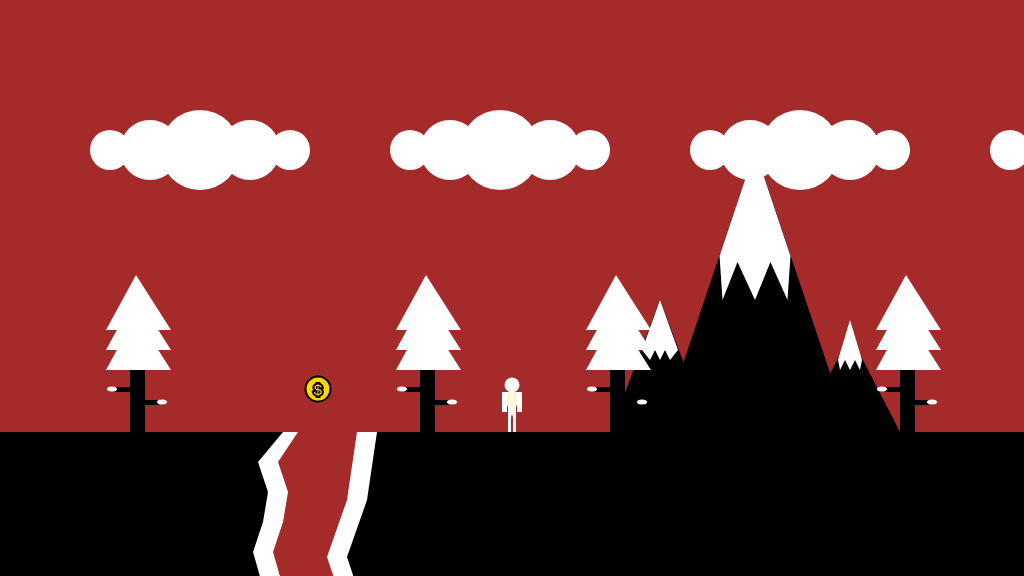
Frame 1 (no input)
Frame 60 (no input): identical to frame 1, image omitted
Frame 120 (the mouse pressed at the canvas centre since frame 60): identical to frame 1, image omitted

The p5.js sketch that drew this single still picture (run headless with seeded random() and noise() and a simulated clock; from frame 60 on, the mouse is pressed at the canvas centre):

// p5.js sketch
// ── sketch.js
/*

The Game Project

Week 4

Scrolling Background

*/


var gameChar_x;
var gameChar_y;
var floorPos_y;
var trees_x;
var treePos_y;
var cameraPosX;

var isLeft;
var isRight;
var isFalling;
var isPlummeting;

var collectable;
var canyon;
var cloud;
var mountain;

function setup()
{
	createCanvas(1024, 576);
	floorPos_y = height * 3/4;
	gameChar_x = width/2;
	gameChar_y = floorPos_y +10;
    trees_x = [130,420,610,900,1070];
    treePos_y = height/2;
    cameraPosX = 0

    isLeft = false
    isRight = false
    isFalling = false
    isPlummeting = false

    collectable = {x_pos: 265, y_pos: 72, size: 50, isFound: false}
    canyon = {x_pos: 0, width: 7}
    cloud = [0,300,600,900];
    mountain = {x_pos: 130, y_pos: 0, size: 20}
}

function draw()
{

	///////////DRAWING CODE//////////

    //Sky
    background(165,42,42); //Red color


	//Ground
    noStroke();
	fill(0);
	rect(0, floorPos_y, height*2, width - floorPos_y);


    //Position of the camera

    if(isLeft)
{
    cameraPosX -= 1
}
    else if (isRight)
{
    cameraPosX += 1
}

push()                                                                                                      //push is here
translate(-cameraPosX, 0)


        // Canyon

//Back shape (White)
fill(255,255,255);
noStroke();
beginShape();
vertex(200+canyon.x_pos-canyon.width+90,432);
vertex(175+canyon.x_pos-canyon.width+90,462);
vertex(185+canyon.x_pos-canyon.width+90,492);
vertex(180+canyon.x_pos-canyon.width+90,522);
vertex(170+canyon.x_pos-canyon.width+90,552);
vertex(180+canyon.x_pos-canyon.width+90,587);
vertex(310+canyon.x_pos+canyon.width+30,587);
vertex(320+canyon.x_pos+canyon.width+30,587);
vertex(310+canyon.x_pos+canyon.width+30,557);
vertex(330+canyon.x_pos+canyon.width+30,500);
vertex(340+canyon.x_pos+canyon.width+30,432);
vertex(370+canyon.x_pos+canyon.width+30,432);
endShape();

//Front shape (Red)
fill(165,42,42);
noStroke();
beginShape();
vertex(205+canyon.x_pos-canyon.width+100,432);
vertex(185+canyon.x_pos-canyon.width+100,462);
vertex(195+canyon.x_pos-canyon.width+100,492);
vertex(190+canyon.x_pos-canyon.width+100,522);
vertex(180+canyon.x_pos-canyon.width+100,552);
vertex(190+canyon.x_pos-canyon.width+100,587);
vertex(320+canyon.x_pos,587);
vertex(330+canyon.x_pos+canyon.width,587);
vertex(320+canyon.x_pos+canyon.width,557);
vertex(340+canyon.x_pos+canyon.width,500);
vertex(350+canyon.x_pos+canyon.width,432);
endShape();

        //Mountain

noStroke()
fill(0,0,0);

//left mountain
triangle(550+mountain.x_pos-mountain.size,300+mountain.y_pos,500+mountain.x_pos-mountain.size,432+mountain.y_pos,600+mountain.x_pos-mountain.size,432+mountain.y_pos);

//right mountain
triangle(700+mountain.x_pos+mountain.size,335+mountain.y_pos,650+mountain.x_pos+mountain.size,432+mountain.y_pos,750+mountain.x_pos+mountain.size,432+mountain.y_pos);

//middle mountain
triangle(550+mountain.x_pos-mountain.size,432+mountain.y_pos,625+mountain.x_pos,150+mountain.y_pos,700+mountain.x_pos+mountain.size,432+mountain.y_pos);


//middle triangle snow
    fill(255,255,255);
    beginShape();
    vertex(597+mountain.x_pos-(56/150)*mountain.size,256+mountain.y_pos);
    vertex(600+mountain.x_pos-(56/150)*mountain.size,300+mountain.y_pos);
    vertex(615+mountain.x_pos-(56/150)*mountain.size,262+mountain.y_pos);
    vertex(625+mountain.x_pos,300+mountain.y_pos);
    vertex(633+mountain.x_pos+(56/150)*mountain.size,262+mountain.y_pos);
    vertex(650+mountain.x_pos+(56/150)*mountain.size,300+mountain.y_pos);
    vertex(653+mountain.x_pos+(56/150)*mountain.size,256+mountain.y_pos);
    endShape();
    triangle(597+mountain.x_pos-(56/150)*mountain.size,256+mountain.y_pos,625+mountain.x_pos,150+mountain.y_pos,653+mountain.x_pos+(56/150)*mountain.size,256+mountain.y_pos);

//left triangle snow
    fill(255,255,255);
    beginShape();
    vertex(532+mountain.x_pos-mountain.size,350+mountain.y_pos);
    vertex(540+mountain.x_pos-mountain.size,360+mountain.y_pos);
    vertex(545+mountain.x_pos-mountain.size,350+mountain.y_pos);
    vertex(550+mountain.x_pos-mountain.size,360+mountain.y_pos);
    vertex(555+mountain.x_pos-mountain.size,350+mountain.y_pos);
    vertex(560+mountain.x_pos-mountain.size,360+mountain.y_pos);
    vertex(568+mountain.x_pos-mountain.size,350+mountain.y_pos);
    endShape();
    triangle(532+mountain.x_pos-mountain.size,350+mountain.y_pos,550+mountain.x_pos-mountain.size,300+mountain.y_pos,568+mountain.x_pos-mountain.size,350+mountain.y_pos);

//right triangle snow
    fill(255,255,255);
    beginShape();
    vertex(688+mountain.x_pos+mountain.size,360+mountain.y_pos);
    vertex(690+mountain.x_pos+mountain.size,370+mountain.y_pos);
    vertex(695+mountain.x_pos+mountain.size,360+mountain.y_pos);
    vertex(700+mountain.x_pos+mountain.size,370+mountain.y_pos);
    vertex(705+mountain.x_pos+mountain.size,360+mountain.y_pos);
    vertex(710+mountain.x_pos+mountain.size,370+mountain.y_pos);
    vertex(712+mountain.x_pos+mountain.size,360+mountain.y_pos);
    endShape();
    triangle(688+mountain.x_pos+mountain.size,360+mountain.y_pos,700+mountain.x_pos+mountain.size,320+mountain.y_pos,712+mountain.x_pos+mountain.size,360+mountain.y_pos);

        //Tree

    //for loop drawing trees
    for(var i=0; i<trees_x.length; i++)
{
    fill(0,0,0);

    rect(trees_x[i],treePos_y+57,15,87); //trunk
    rect(trees_x[i]-15,treePos_y+99,30,5); //upper branch
    rect(trees_x[i]+14,treePos_y+112,15,5); //lower branch

    fill(255,255,255);

    triangle(trees_x[i]-24,treePos_y+82,trees_x[i]+6,treePos_y+27,trees_x[i]+41,treePos_y+82); //leaf 1
    triangle(trees_x[i]-24,treePos_y+62,trees_x[i]+6,treePos_y+7,trees_x[i]+41,treePos_y+62); //leaf 2
    triangle(trees_x[i]-24,treePos_y+42,trees_x[i]+6,treePos_y-13,trees_x[i]+41,treePos_y+42); //leaf 3

    ellipse(trees_x[i]-18,treePos_y+101,10,5); //small leaf 1
    ellipse(trees_x[i]+32,treePos_y+114,10,5); //small leaf 2
}

    //Collectable item

    if(dist(gameChar_x-1,gameChar_y-35,collectable.x_pos+53,collectable.y_pos+317)<20)  //Make the coin disappear when touched
{
    collectable.isFound = true;
}
    else if(collectable.isFound == false)
{
    //The circle of the coin
    strokeWeight(2);
    stroke(0,0,0);
    fill(255,215,0); 
    ellipse(collectable.x_pos+53,collectable.y_pos+317,collectable.size-25,collectable.size-25);

    //The $ text
    strokeWeight(4);
    stroke(0,0,0);
    fill(255,215,0);
    textSize(collectable.size-35);
    textAlign(CENTER, CENTER);
    text('$',collectable.x_pos+53,collectable.y_pos+319);
}

        //Cloud

    noStroke()

    //for loop drawing clouds
    for(var j=0; j<5 ; j++)
{
    fill(255,255,255);
//center circle
    ellipse(cloud[j]+200,cloud[0]+150,cloud[0]+80,cloud[0]+80);
//left circle
    ellipse(cloud[j]+150-cloud[0],cloud[0]+150,cloud[0]+60,cloud[0]+60);
//left left circle
    ellipse(cloud[j]+110-(2*cloud[0]),cloud[0]+150,cloud[0]+40,cloud[0]+40);
//right circle
    ellipse(cloud[j]+250+cloud[0],cloud[0]+150,cloud[0]+60,cloud[0]+60);
//right right circle
    ellipse(cloud[j]+290+(2*cloud[0]),cloud[0]+150,cloud[0]+40,cloud[0]+40);
}


	   //Game Character

    if(isLeft && isFalling)  //look like falling left
	{
        //Jumping left
//head
    fill(255);
    noStroke();
    ellipse(gameChar_x-4,gameChar_y-56,15,15);
//torso
    fill(255,248,220);
    noStroke();
    rect(gameChar_x-5,gameChar_y-50,8,20);
//left hand
    fill(255);
    noStroke();
    rect(gameChar_x-12,gameChar_y-49,10,5);
//right hand
    fill(255);
    noStroke();
    rect(gameChar_x+3,gameChar_y-49,10,5);
//left leg
    fill(240,248,255);
    noStroke();
    quad(gameChar_x-5,gameChar_y-35,gameChar_x-12,gameChar_y-15,gameChar_x-8,gameChar_y-12,gameChar_x-2,gameChar_y-30);
//right leg
    fill(240,248,255);
    noStroke();
    quad(gameChar_x,gameChar_y-30,gameChar_x+3,gameChar_y-12,gameChar_x+8,gameChar_y-15,gameChar_x+3,gameChar_y-35);

	}
	else if(isRight && isFalling) //look like falling right
	{

        //Jumping right
//head
    fill(255);
    noStroke();
    ellipse(gameChar_x+4,gameChar_y-56,15,15);
//torso
    fill(255,248,220);
    noStroke();
    rect(gameChar_x-3,gameChar_y-50,8,20);
//left hand
    fill(255);
    noStroke();
    rect(gameChar_x-12,gameChar_y-49,10,5);
//right hand
    fill(255);
    noStroke();
    rect(gameChar_x+3,gameChar_y-49,10,5);
//left leg
    fill(240,248,255);
    noStroke();
    quad(gameChar_x-2,gameChar_y-35,gameChar_x-10,gameChar_y-15,gameChar_x-5,gameChar_y-12,gameChar_x,gameChar_y-30);
//right leg
    fill(240,248,255);
    noStroke();
    quad(gameChar_x+3,gameChar_y-35,gameChar_x+10,gameChar_y-15,gameChar_x+6,gameChar_y-12,gameChar_x,gameChar_y-30);

	}
	else if(isLeft) //look like walking left
	{

        //Walking, turned left
//head
    fill(255);
    noStroke();
    ellipse(gameChar_x-4,gameChar_y-56,15,15);
//torso
    fill(255,248,220);
    noStroke();
    rect(gameChar_x-5,gameChar_y-50,8,20);
//left hand
    fill(255);
    noStroke();
    rect(gameChar_x-12,gameChar_y-43,10,5)
//right hand
    fill(255);
    noStroke();
    rect(gameChar_x+3,gameChar_y-50,3,5);
    rect(gameChar_x+5,gameChar_y-50,3,12);
//left leg
    fill(240,248,255);
    noStroke();
    quad(gameChar_x-5,gameChar_y-35,gameChar_x-12,gameChar_y-15,gameChar_x-8,gameChar_y-12,gameChar_x-2,gameChar_y-30);
//right leg
    fill(240,248,255);
    noStroke();
    quad(gameChar_x,gameChar_y-30,gameChar_x+3,gameChar_y-12,gameChar_x+8,gameChar_y-15,gameChar_x+3,gameChar_y-35);

	}
	else if(isRight) //look like walking right
	{

        //Walking, turned right
//head
    fill(255);
    noStroke();
    ellipse(gameChar_x+4,gameChar_y-56,15,15);
//torso
    fill(255,248,220);
    noStroke();
    rect(gameChar_x-3,gameChar_y-50,8,20);
//left hand
    fill(255);
    noStroke();
    rect(gameChar_x-6,gameChar_y-50,3,5);
    rect(gameChar_x-8,gameChar_y-50,3,12);
//right hand
    fill(255);
    noStroke();
    rect(gameChar_x+2,gameChar_y-43,10,5);
//left leg
    fill(240,248,255);
    noStroke();
    quad(gameChar_x-2,gameChar_y-35,gameChar_x-10,gameChar_y-15,gameChar_x-5,gameChar_y-12,gameChar_x,gameChar_y-30);
//right leg
    fill(240,248,255);
    noStroke();
    quad(gameChar_x+3,gameChar_y-35,gameChar_x+10,gameChar_y-15,gameChar_x+6,gameChar_y-12,gameChar_x,gameChar_y-30);
        
	}
	else if(isFalling || isPlummeting) //look like jumping facing foward
	{

        //Jumping facing forwards
//head
    fill(255);
    noStroke();
    ellipse(gameChar_x,gameChar_y -57,15,15);
//torso
    fill(255,248,220);
    noStroke();
    triangle(gameChar_x-10,gameChar_y-50,gameChar_x,gameChar_y-25,gameChar_x+10,gameChar_y-50);
//left hand
    fill(255);
    noStroke();
    rect(gameChar_x-20,gameChar_y-50,15,5);
//right hand
    fill(255);
    noStroke();
    rect(gameChar_x+5,gameChar_y-50,15,5);
//left leg
    fill(240,248,255);
    noStroke();
    rect(gameChar_x-4,gameChar_y-35,3,25);
//right leg
    fill(240,248,255);
    noStroke();
    rect(gameChar_x+1,gameChar_y-35,3,25);

	}
	else //when no moves, standing facing frontwards
	{

        //Standing, facing frontwards
//head
    fill(255);
    noStroke();
    ellipse(gameChar_x,gameChar_y -57,15,15);
//torso
    fill(255,248,220);
    noStroke();
    triangle(gameChar_x-10,gameChar_y-50,gameChar_x,gameChar_y-25,gameChar_x+10,gameChar_y-50);
//left hand
    fill(255);
    noStroke();
    rect(gameChar_x-10,gameChar_y-50,5,20);
//right hand
    fill(255);
    noStroke();
    rect(gameChar_x+5,gameChar_y-50,5,20);
//left leg
    fill(240,248,255);
    noStroke();
    rect(gameChar_x-4,gameChar_y-35,3,25);
//right leg
    fill(240,248,255);
    noStroke();
    rect(gameChar_x+1,gameChar_y-35,3,25);
pop()                                                                                                      //pop is here

	}

    //falling down the canyon

    if((gameChar_x>205+canyon.x_pos-canyon.width+100+5 && gameChar_x<350+canyon.x_pos+canyon.width-5) && gameChar_y >= floorPos_y+10) //if within opening of the canyon
{
    isPlummeting = true
}

    if(isPlummeting == true) //make falling quick
{
    gameChar_y += 5
}

	///////////INTERACTION CODE//////////

        //Movements

    if(isLeft)
{
    gameChar_x -= 1 //turn left
}

    if(isRight)
{
    gameChar_x += 1 //turn rigth
}

    if(gameChar_y < floorPos_y +10) //if not on floor
{
    gameChar_y += 2 //gravity
    isFalling = true
}
    else
{
    isFalling = false
}

}


function keyPressed()
{
	// if statements to control the animation of the character when keys are pressed.

    if(isPlummeting == false)
{
    if(keyCode == 81) //if q is pressed
{
    isLeft = true
}
    else if(keyCode == 68) //if d is pressed
{
    isRight = true
}
    else if(isFalling == false) //prevent double jumps
    
    {if(keyCode == 90)  //jump
    {gameChar_y -= 100}}
}
}

function keyReleased()
{
	// if statements to control the animation of the character when keys are released.

    if(keyCode == 81) //if q is released
{
    isLeft = false
}
    else if(keyCode == 68) //if d is released
{
    isRight = false
}

}
